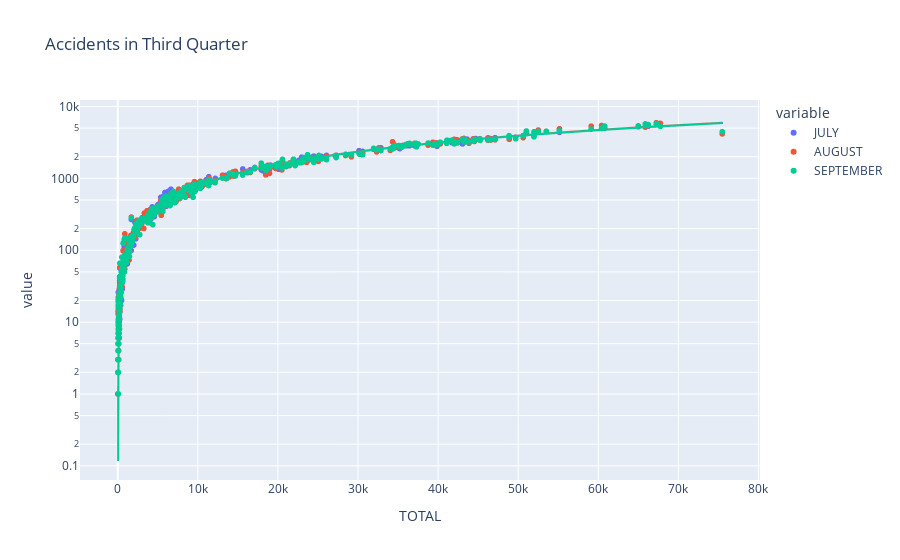

Write notebook code for a chart like this one.
### Code cell
fig1 = px.scatter(grouped_obj, x='TOTAL', y=['JULY','AUGUST','SEPTEMBER'], title='Accidents in Third Quarter', trendline='ols', log_y=True)
fig1.show()

### Figure 1 — Plotly figure (JSON) as saved in the notebook; plotly's stock layout.template omitted (floating-point values rounded to 4 significant figures; data arrays with more than 128 entries replaced by an {"elided": "..."} marker saying what was removed)
{"data": [{"hovertemplate": "variable=JULY<br>TOTAL=%{x}<br>value=%{y}<extra></extra>", "legendgroup": "JULY", "marker": {"color": "#636efa", "symbol": "circle"}, "mode": "markers", "name": "JULY", "showlegend": true, "type": "scattergl", "x": {"elided": "454 int values"}, "xaxis": "x", "y": {"elided": "454 int values"}, "yaxis": "y"}, {"hovertemplate": "<b>OLS trendline</b><br>value = 0.0777435 * TOTAL + 11.4616<br>R<sup>2</sup>=0.992323<br><br>variable=JULY<br>TOTAL=%{x}<br>value=%{y} <b>(trend)</b><extra></extra>", "legendgroup": "JULY", "marker": {"color": "#636efa", "symbol": "circle"}, "mode": "lines", "name": "JULY", "showlegend": false, "type": "scattergl", "x": {"elided": "454 int values"}, "xaxis": "x", "y": {"elided": "454 float values"}, "yaxis": "y"}, {"hovertemplate": "variable=AUGUST<br>TOTAL=%{x}<br>value=%{y}<extra></extra>", "legendgroup": "AUGUST", "marker": {"color": "#EF553B", "symbol": "circle"}, "mode": "markers", "name": "AUGUST", "showlegend": true, "type": "scattergl", "x": {"elided": "454 int values"}, "xaxis": "x", "y": {"elided": "454 int values"}, "yaxis": "y"}, {"hovertemplate": "<b>OLS trendline</b><br>value = 0.0787428 * TOTAL + -5.06667<br>R<sup>2</sup>=0.987850<br><br>variable=AUGUST<br>TOTAL=%{x}<br>value=%{y} <b>(trend)</b><extra></extra>", "legendgroup": "AUGUST", "marker": {"color": "#EF553B", "symbol": "circle"}, "mode": "lines", "name": "AUGUST", "showlegend": false, "type": "scattergl", "x": {"elided": "454 int values"}, "xaxis": "x", "y": {"elided": "454 float values"}, "yaxis": "y"}, {"hovertemplate": "variable=SEPTEMBER<br>TOTAL=%{x}<br>value=%{y}<extra></extra>", "legendgroup": "SEPTEMBER", "marker": {"color": "#00cc96", "symbol": "circle"}, "mode": "markers", "name": "SEPTEMBER", "showlegend": true, "type": "scattergl", "x": {"elided": "454 int values"}, "xaxis": "x", "y": {"elided": "454 int values"}, "yaxis": "y"}, {"hovertemplate": "<b>OLS trendline</b><br>value = 0.078037 * TOTAL + -3.08272<br>R<sup>2</sup>=0.990915<br><br>variable=SEPTEMBER<br>TOTAL=%{x}<br>value=%{y} <b>(trend)</b><extra></extra>", "legendgroup": "SEPTEMBER", "marker": {"color": "#00cc96", "symbol": "circle"}, "mode": "lines", "name": "SEPTEMBER", "showlegend": false, "type": "scattergl", "x": {"elided": "454 int values"}, "xaxis": "x", "y": {"elided": "454 float values"}, "yaxis": "y"}], "layout": {"legend": {"title": {"text": "variable"}, "tracegroupgap": 0}, "title": {"text": "Accidents in Third Quarter"}, "xaxis": {"anchor": "y", "domain": [0, 1], "title": {"text": "TOTAL"}}, "yaxis": {"anchor": "x", "domain": [0, 1], "title": {"text": "value"}, "type": "log"}}}
